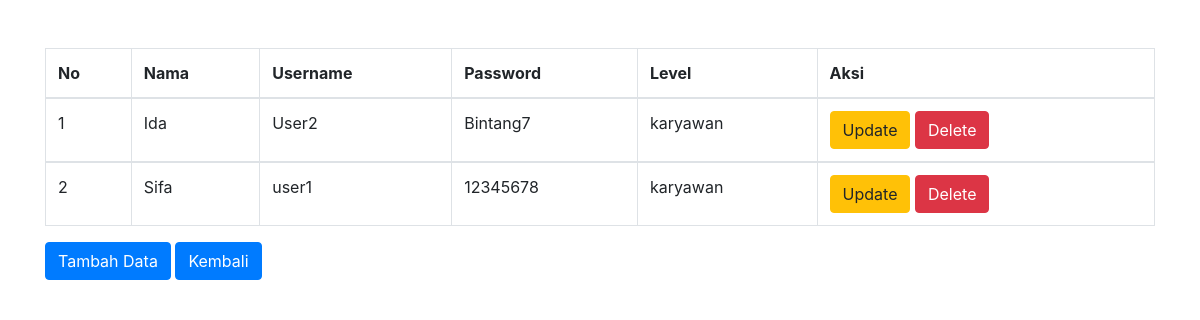
The page /tambah_user.php on the database its author committed.
### tables this page shows
CREATE TABLE `user` (
  `id` int(11) NOT NULL,
  `nama` varchar(255) NOT NULL,
  `username` varchar(255) NOT NULL,
  `password` varchar(255) NOT NULL,
  `level` varchar(20) NOT NULL
);

### tambah_user.php (the view, shortened to what this page needs)
<!DOCTYPE html>
<html>
<head>
    <link rel="stylesheet" href="bootstrap/css/bootstrap.min.css">
</head>
<body>
<div class="container">
    <br>
    <table class="table table-bordered table-hover">
        <br>
        <thead>
        <tr>
            <th>No</th>
            <th>Nama</th>
            <th>Username</th>
            <th>Password</th>
            <th>Level</th>
            <th colspan='2'>Aksi</th>
        </tr>
        </thead>
        <?php
        include "koneksi.php";
        $sql="SELECT * FROM user order by id desc";
        $hasil=mysqli_query($koneksi,$sql);
        $no=0;
        while ($data = mysqli_fetch_array($hasil)) {
            $no++;
            ?>
            <tbody>
            <tr>
                <td><?php echo $no;?></td>
                <td><?php echo $data["nama"]; ?></td>
                <td><?php echo $data["username"];   ?></td>
                <td><?php echo $data["password"];   ?></td>
                <td><?php echo $data["level"];   ?></td>
                <td>
                    <a href="update_user.php?id=<?php echo htmlspecialchars($data['id']); ?>" class="btn btn-warning" role="button">Update</a>
                    <a href="<?php echo htmlspecialchars($_SERVER["PHP_SELF"]);?>?id=<?php echo $data['id']; ?>" class="btn btn-danger" role="button">Delete</a>
                </td>
            </tr>
            </tbody>
            <?php
        }
        ?>
    </table>
    <a href="tambah_data_user.php" class="btn btn-primary" role="button">Tambah Data</a>
    <a href="admin/index.php" class="btn btn-primary" role="button">Kembali</a>
</div>
</body>
</html>

### rows shown on the page
user: nama "Ida", username "User2", password "Bintang7", level "karyawan"
user: nama "Sifa", username "user1", password "12345678", level "karyawan"
